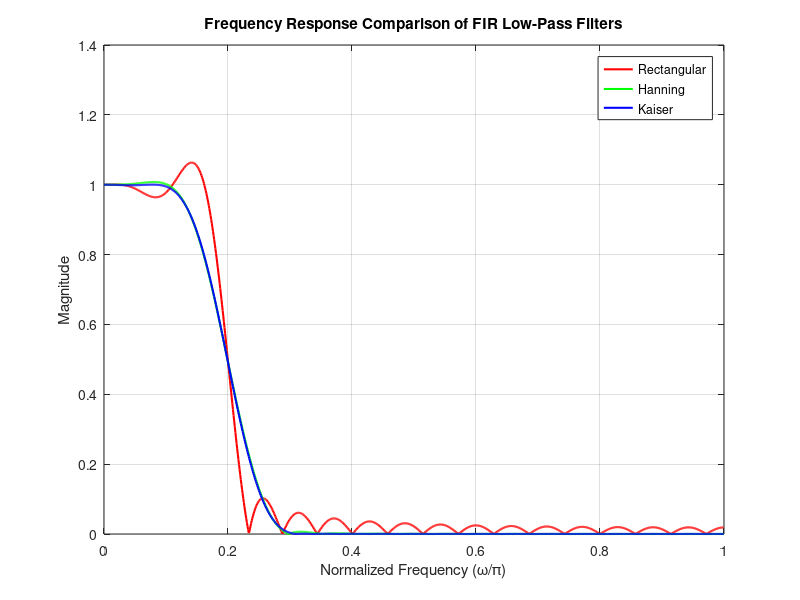

Source code (MATLAB):
    %% Filter specs
wp = 0.2 * pi;  % Passband edge
ws = 0.4 * pi;  % Stopband edge
fs = 2 * pi;    % Normalized sampling frequency

% Convert to normalized frequency (0 to 1)
wp_n = wp / pi;
ws_n = ws / pi;

% Transition width
delta_w = ws_n - wp_n;

% Estimate filter order (simple heuristic)
N = ceil(6.6 / delta_w);  % For Kaiser, use empirical formula
if mod(N,2)==1
    N = N + 1;  % Make filter order even for symmetry
end

%% a) Rectangular Window
h_rect = fir1(N, wp_n, 'low', rectwin(N+1));
[H_rect, w] = freqz(h_rect, 1, 1024);

%% b) Hanning Window
h_hann = fir1(N, wp_n, 'low', hann(N+1));
[H_hann, ~] = freqz(h_hann, 1, 1024);

%% c) Kaiser Window
% Design parameters
A = 60;  % Desired stopband attenuation in dB
beta = 0.1102*(A - 8.7);  % Kaiser beta formula
w_kaiser = kaiser(N+1, beta);
h_kaiser = fir1(N, wp_n, 'low', w_kaiser);
[H_kaiser, ~] = freqz(h_kaiser, 1, 1024);

%% Plot Frequency Responses
figure;
plot(w/pi, abs(H_rect), 'r', 'LineWidth', 1.5); hold on;
plot(w/pi, abs(H_hann), 'g', 'LineWidth', 1.5);
plot(w/pi, abs(H_kaiser), 'b', 'LineWidth', 1.5);
grid on;
xlabel('Normalized Frequency (\omega/\pi)');
ylabel('Magnitude');
title('Frequency Response Comparison of FIR Low-Pass Filters');
legend('Rectangular', 'Hanning', 'Kaiser');
